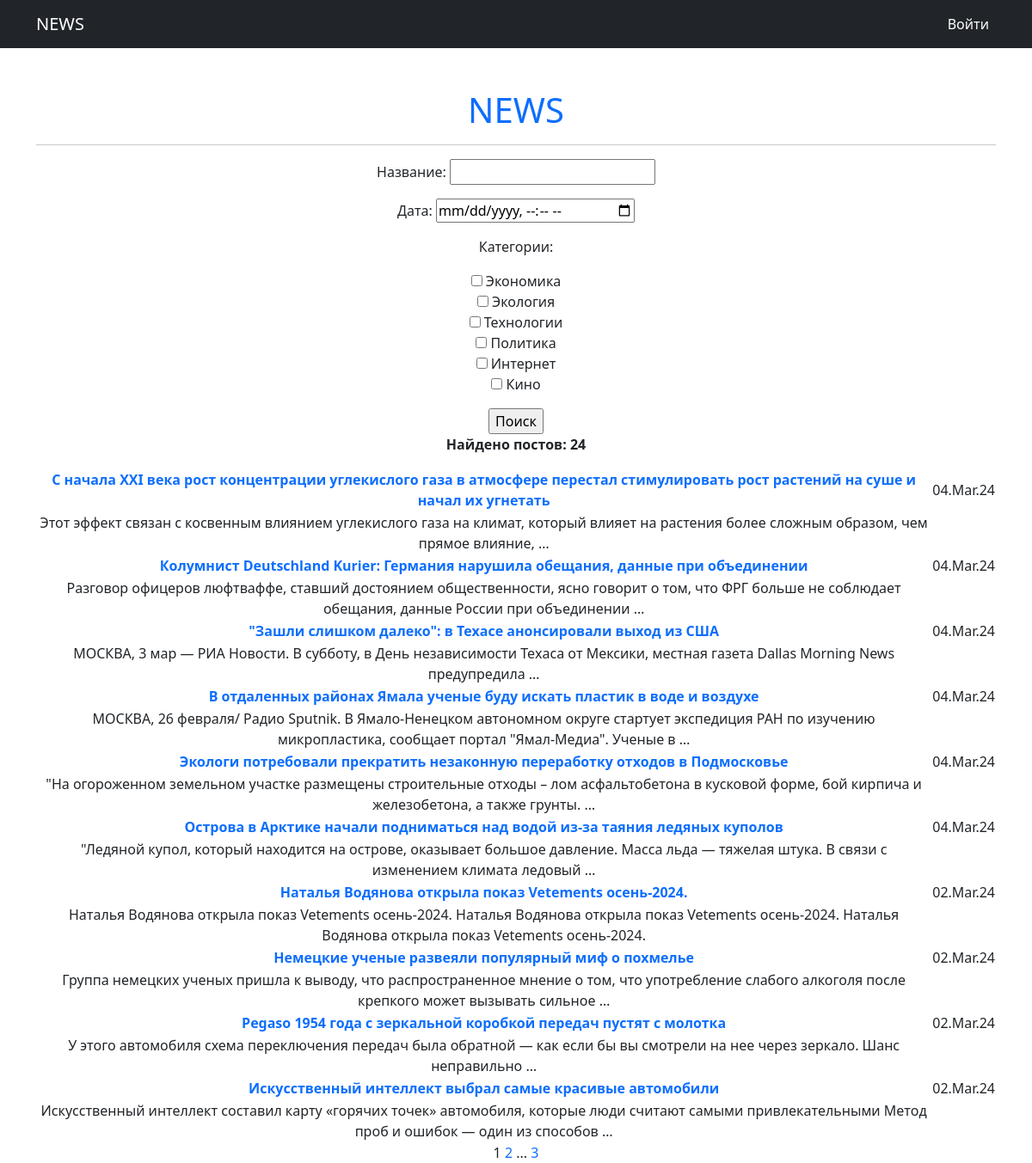
The page /news/search/ on the database as committed earlier.
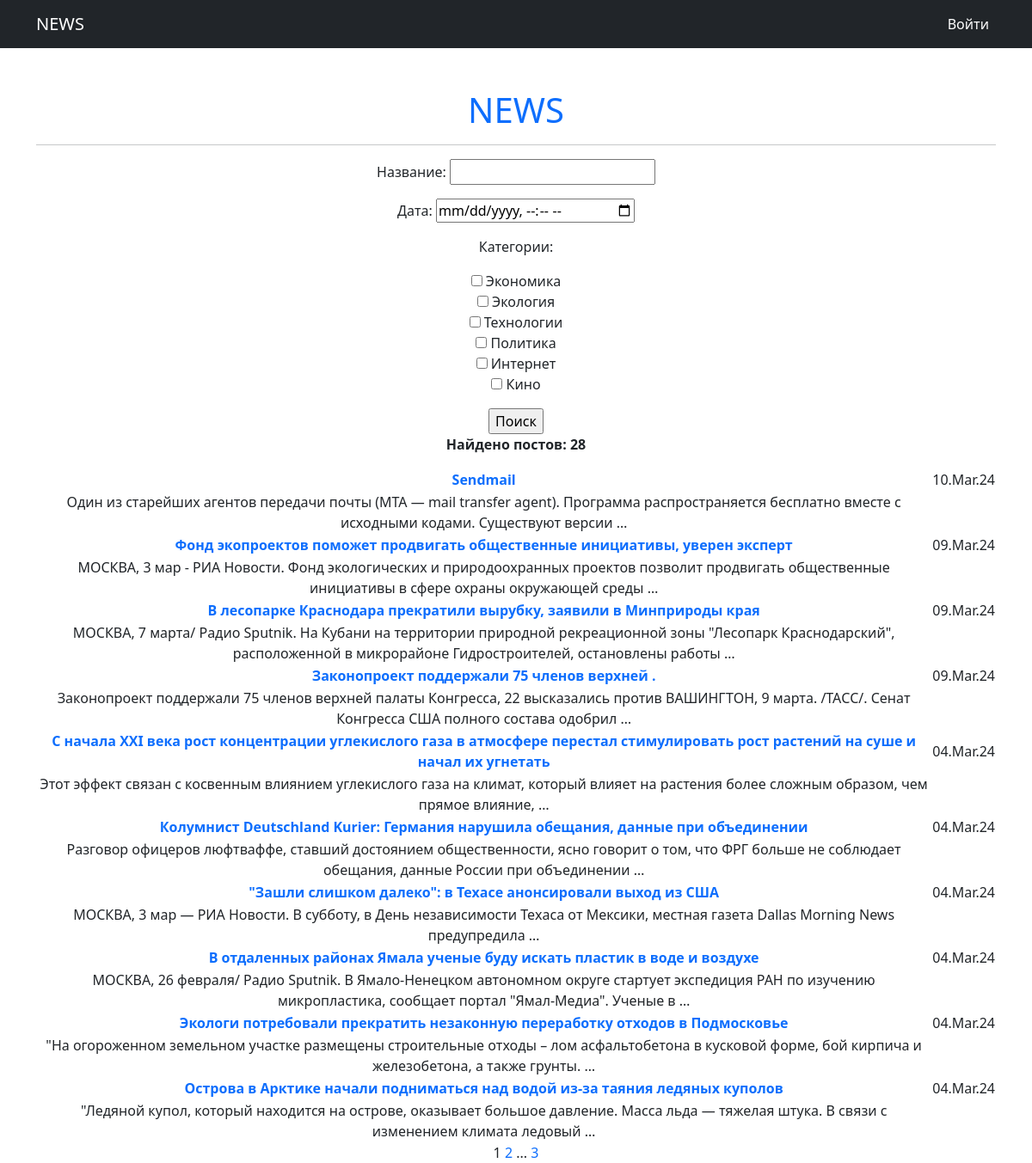
The same page on the database as committed later.
### news/models.py (models this page shows, shortened)
class Post(models.Model):
    articlePost = 'A'
    newsPost = 'N'
    TYPES = [
        (articlePost, 'Статья'),
        (newsPost, 'Новость')
    ]
    typePost = models.CharField(max_length=2, choices=TYPES, default=newsPost)
    dataPost = models.DateTimeField(auto_now_add=True)
    namePost = models.CharField(max_length=255)
    textPost = models.TextField()
    ratingPost = models.IntegerField(default=0)
    author = models.ForeignKey(Author, on_delete=models.CASCADE)
    category = models.ManyToManyField(Category, through='PostCategory')

### news/views.py (the view)
# urls.py: path('search/', cache_page(60)(PostSearch.as_view()), name='search_results'),
class PostSearch(ListView):
    model = Post
    ordering = '-dataPost'
    template_name = 'news_search.html'
    context_object_name = 'news_search'
    paginate_by = 10
    def get_queryset(self):
        queryset = super().get_queryset()
        self.filterset = PostFilter(self.request.GET, queryset)
        return self.filterset.qs
    def get_context_data(self, **kwargs):
        context = super().get_context_data()
        context['filterset'] = self.filterset
        context['filter_post'] = self.filterset.qs.count()
        return context

### news/models.py (called while the page is built)
    def __str__(self):
        return self.subject

### news/templatetags/custom_filters.py (called while the page is built)
@register.filter()
def censor(value):
    if isinstance(value, str):
        for i in CENSOR_WORDS:
            value = value.replace(i[1:], '*' * len(i[1:]))
        return value
    else:
        raise ValueError('Переменная не строкового типа сорри')

### news/templatetags/custom_tags.py (called while the page is built)
@register.simple_tag(takes_context=True)
def url_replace(context, **kwargs):
    d = context['request'].GET.copy()
    for k, v in kwargs.items():
        d[k] = v
    return d.urlencode()

### templates/news_search.html (shortened to what this page needs)
{% extends 'flatpages/default.html' %}
{% load custom_filters %}
{% load custom_tags %}
{% block content %}
    <form action="" method="get">
        {{ filterset.form.as_p }}
        <input type="submit" value="Поиск">
    </form>
    {% if news_search %}
    <b><p>Найдено постов: {{ filter_post }}</p></b>
        <table>
            {% for newlist in news_search %}
            <tr>
                <td>
                    <a href="{{ newlist.pk }}">
                    <b>{{ newlist.namePost|censor }}</b></a>
                </td>
                <td>
                    {{ newlist.dataPost|date:'d.M.y' }}
                </td>
            </tr>
            <tr>
                <td>
                    {{ newlist.textPost|truncatewords:20|censor }}
                </td>
            </tr>
            {% endfor %}
        </table>
    {% else %}
        <h2>Постов нет :(</h2>
    {% endif %}
    {{ page_obj.number }}
    {% if page_obj.has_next %}
        <a href="?{% url_replace page=page_obj.next_page_number %}">{{page_obj.next_page_number}}</a>
        {% if page_obj.next_page_number != paginator.num_pages %}
            ...
            <a href="?{% url_replace page=page_obj.paginator.num_pages %}">{{page_obj.paginator.num_pages}}</a>
        {% endif %}
    {% endif %}
{% endblock content %}

Rows that differ between the two databases and show on the page:
no longer on this page (row unchanged): Post: namePost|censor "Наталья Водянова открыла показ Vetements осень-2024.", dataPost "02.Mar.24", textPost|censor "Наталья Водянова открыла показ Vetements осень-2024. Наталья Водянова открыла показ Vetements осень-2024. Наталья Водянова открыла показ Vetements осень-2024."
no longer on this page (row unchanged): Post: namePost|censor "Немецкие ученые развеяли популярный миф о похмелье", dataPost "02.Mar.24", textPost|censor "Группа немецких ученых пришла к выводу, что распространенное мнение о том, что употребление слабого алкоголя после крепкого может вызывать сильное …"
no longer on this page (row unchanged): Post: namePost|censor "Pegaso 1954 года с зеркальной коробкой передач пустят с молотка", dataPost "02.Mar.24", textPost|censor "У этого автомобиля схема переключения передач была обратной — как если бы вы смотрели на нее через зеркало. Шанс неправильно …"
no longer on this page (row unchanged): Post: namePost|censor "Искусственный интеллект выбрал самые красивые автомобили", dataPost "02.Mar.24", textPost|censor "Искусственный интеллект составил карту «горячих точек» автомобиля, которые люди считают самыми привлекательными Метод проб и ошибок — один из способов …"
added Post: namePost|censor "Sendmail", dataPost "10.Mar.24", textPost|censor "Один из старейших агентов передачи почты (MTA — mail transfer agent). Программа распространяется бесплатно вместе с исходными кодами. Существуют версии …"
added Post: namePost|censor "Фонд экопроектов поможет продвигать общественные инициативы, уверен эксперт", dataPost "09.Mar.24", textPost|censor "МОСКВА, 3 мар - РИА Новости. Фонд экологических и природоохранных проектов позволит продвигать общественные инициативы в сфере охраны окружающей среды …"
added Post: namePost|censor "В лесопарке Краснодара прекратили вырубку, заявили в Минприроды края", dataPost "09.Mar.24", textPost|censor "МОСКВА, 7 марта/ Радио Sputnik. На Кубани на территории природной рекреационной зоны \"Лесопарк Краснодарский\", расположенной в микрорайоне Гидростроителей, остановлены работы …"
added Post: namePost|censor "Законопроект поддержали 75 членов верхней .", dataPost "09.Mar.24", textPost|censor "Законопроект поддержали 75 членов верхней палаты Конгресса, 22 высказались против ВАШИНГТОН, 9 марта. /ТАСС/. Сенат Конгресса США полного состава одобрил …"
Other text that changed with them:
{{ filter_post }}: "24" → "28"
